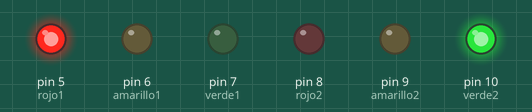
Recording of a sketch running on a simulated Arduino Uno, built with avr-gcc and run on an emulated ATmega328P. Parts: output pins drawn as LEDs (lit = HIGH).

Above: at 1.5 s.
At 5.5 s:
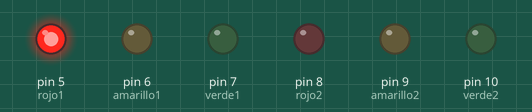
At 7.5 s:
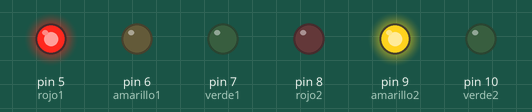
At 9.5 s:
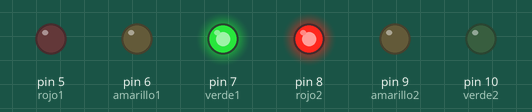
At 11.5 s:
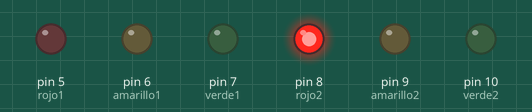
At 15.5 s:
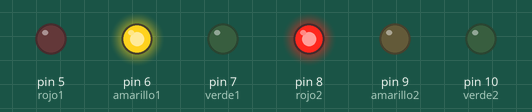
Timing chart, 0 to 18.4 s (numbered marks = the images above):
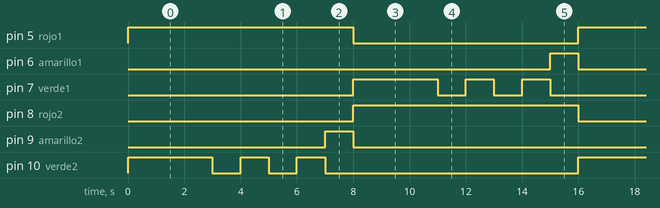

Measured:
- by itself, pin 5 (rojo1), pin 8 (rojo2): alternates HIGH for 8.0 s and LOW for 8.0 s
- by itself, pin 6 (amarillo1), pin 9 (amarillo2): alternates HIGH for 1.0 s and LOW for 15.0 s
- by itself, pin 7 (verde1): LOW → HIGH at 8.0 s, → LOW 3.0 s later, → HIGH 1.0 s later, → LOW 1.0 s later, … (12 changes in this stretch)
- by itself, pin 10 (verde2): repeats every 16.0 s: 2 × (LOW 1.0 s, HIGH 1.0 s), LOW 9.0 s, HIGH 3.0 s

The sketch:

semaforo_doble.ino
```cpp
int rojo1 = 5;
int amarillo1=6;
int verde1=7;

int rojo2 = 8;
int amarillo2 = 9;
int verde2 = 10;

void setup() {
  pinMode(rojo1,OUTPUT);
  pinMode(amarillo1,OUTPUT);
  pinMode(verde1,OUTPUT);

  pinMode(rojo2,OUTPUT);
  pinMode(amarillo2,OUTPUT);
  pinMode(verde2,OUTPUT);

}

void loop() {
  //SEMAFOORO 2 FUNCIONANDO Y EL 1 ESPERANDO (CICLO SEMAFORO 2)
  digitalWrite(rojo1,HIGH);
  digitalWrite(amarillo1,LOW);
  digitalWrite(verde1,LOW);

  digitalWrite(rojo2,LOW);
  digitalWrite(amarillo2,LOW);
  digitalWrite(verde2,HIGH);
  delay(3000);

  //PARPADEO DEL SEMAFORO 2 (dos parpadeos)
  digitalWrite(verde2,LOW);
  delay(1000);
  digitalWrite(verde2,HIGH);
  delay(1000);
  digitalWrite(verde2,LOW);
  delay(1000);
  digitalWrite(verde2,HIGH);
  delay(1000);

  //CAMBIO DEL SEMAFORO 2
  digitalWrite(verde2,LOW);
  digitalWrite(amarillo2,HIGH);
  delay(1000);

  //SEMAFOORO 1 FUNCIONANDO Y EL 2 ESPERANDO (CICLO SEMAFORO 1)
  digitalWrite(rojo2,HIGH);
  digitalWrite(amarillo2,LOW);
  digitalWrite(verde2,LOW);

  digitalWrite(rojo1,LOW);
  digitalWrite(amarillo1,LOW);
  digitalWrite(verde1,HIGH);
  delay(3000);

  //PARPADEO DEL SEMAFORO 2 (dos parpadeos)
  digitalWrite(verde1,LOW);
  delay(1000);
  digitalWrite(verde1,HIGH);
  delay(1000);
  digitalWrite(verde1,LOW);
  delay(1000);
  digitalWrite(verde1,HIGH);
  delay(1000);

  //CAMBIO DEL SEMAFORO 2
  digitalWrite(verde1,LOW);
  digitalWrite(amarillo1,HIGH);
  delay(1000);
}
```
